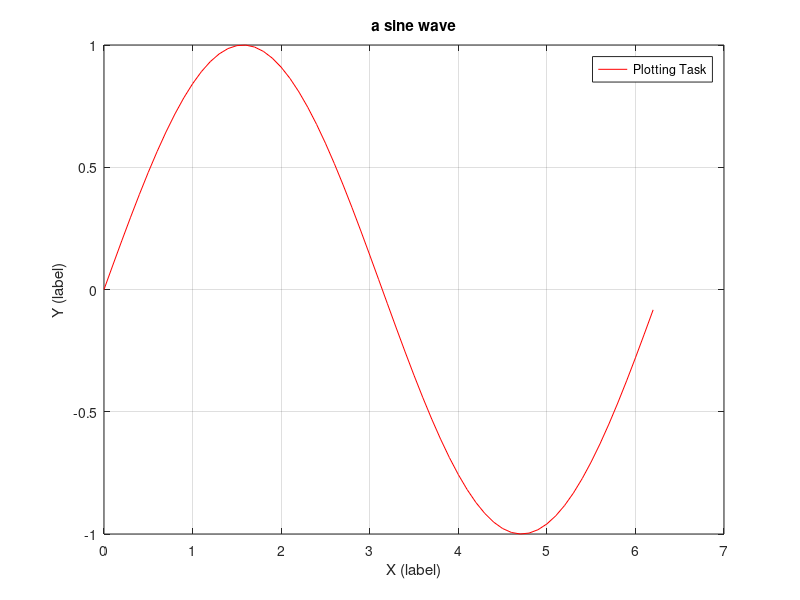

Reproduce this figure in MATLAB.
x = 0:0.1:2*pi; 
y = sin(x);     

plot(x, y, 'r-');
grid on;
xlabel('X (label)');
ylabel('Y (label)');
title('a sine wave');

legend('Plotting Task');


